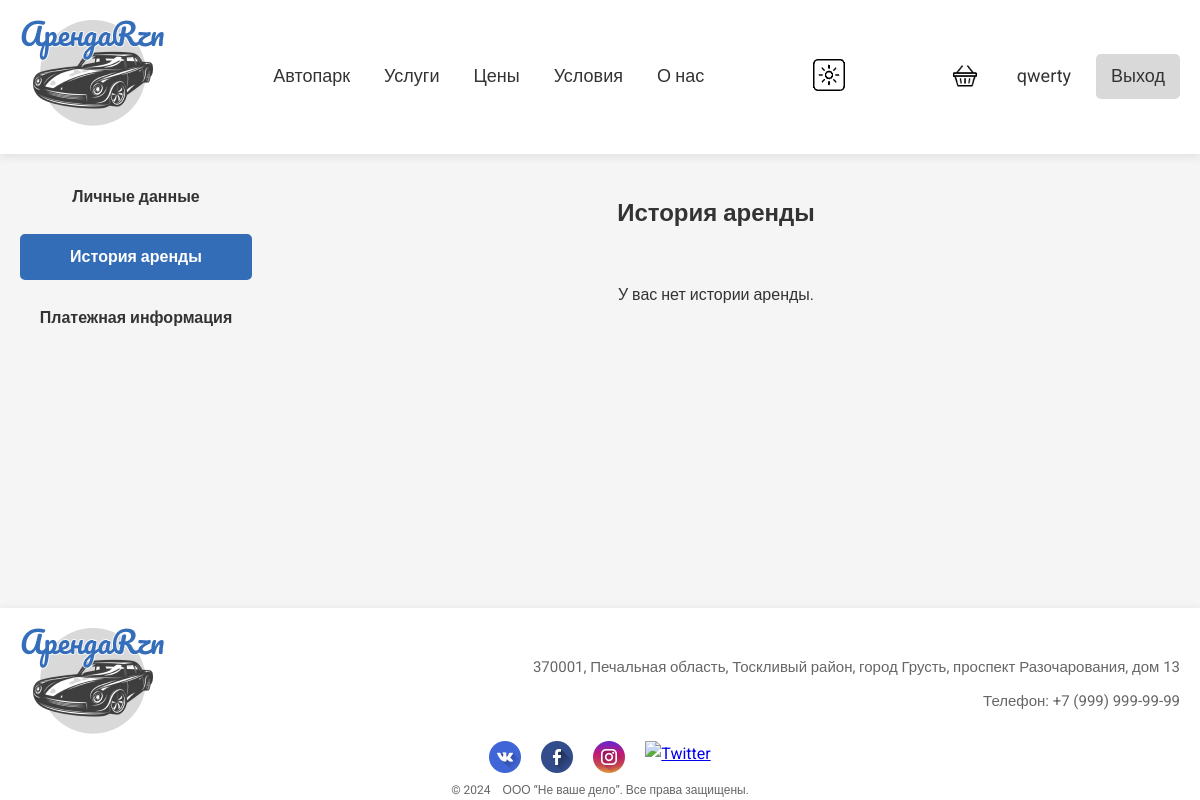
The app's page /users/rental_history (signed in), older data.
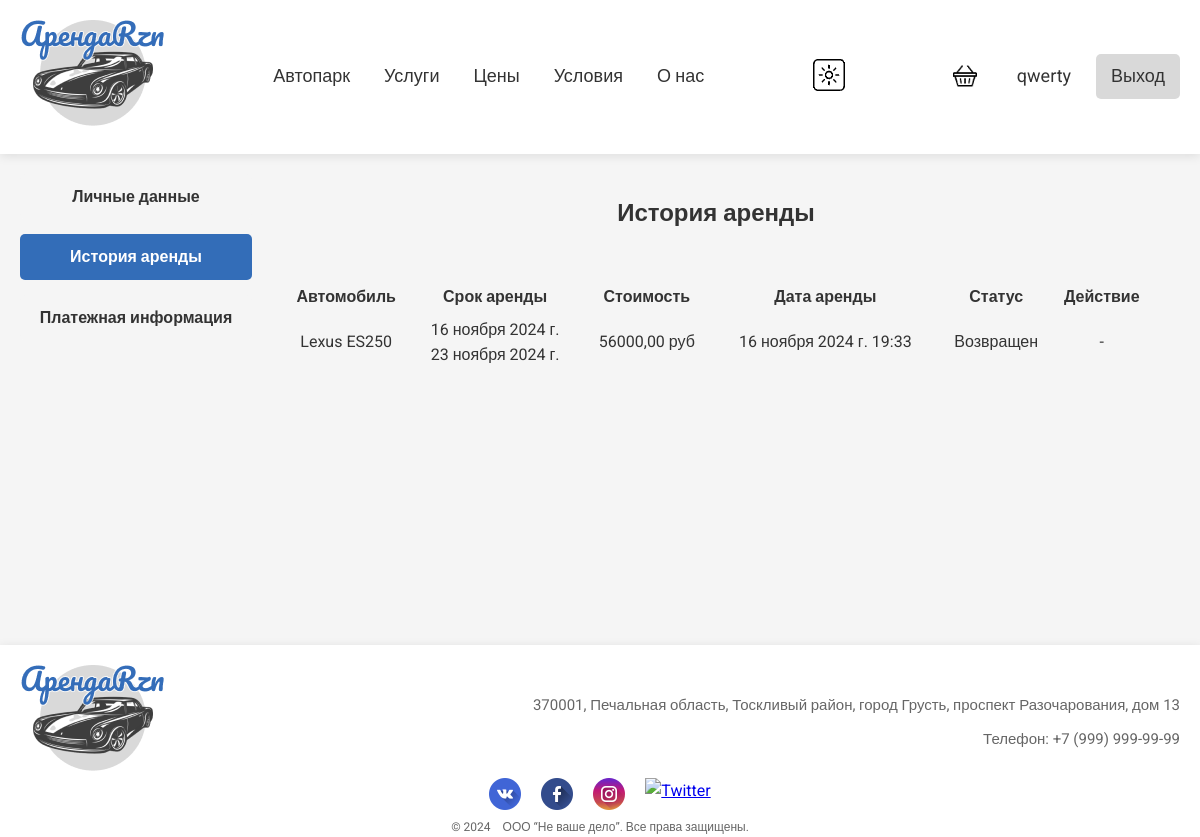
The same page, newer data.
### users/models.py (models this page shows)
class User(AbstractUser):
    image = models.ImageField(upload_to='users_images', blank=True)
    phone_number = models.CharField(max_length=15, blank=True)
    documents = models.FileField(upload_to='documents', blank=True)

### cars/models.py (models this page shows, shortened)
class RentalHistory(models.Model):
    user = models.ForeignKey(User, on_delete=models.CASCADE)
    car = models.ForeignKey(Cars, on_delete=models.CASCADE)
    start_date = models.DateField()
    end_date = models.DateField()
    total_price = models.DecimalField(max_digits=10, decimal_places=2)
    rented_at = models.DateTimeField(auto_now_add=True)
    is_returned = models.BooleanField(default=False)
    class Meta():
        verbose_name = 'Истории аренды пользователей'
        verbose_name_plural = 'Истории аренды пользователей'

class Cars(models.Model):
    brand = models.ForeignKey(CarBrands, on_delete=models.PROTECT)
    model = models.CharField(max_length=64)
    year = models.IntegerField()
    image = models.ImageField(upload_to='car_img', blank=True)
    description = models.TextField(blank=True)
    price = models.DecimalField(max_digits=9, decimal_places=2)
    carClass = models.ForeignKey(CarClasses, on_delete=models.PROTECT)
    is_rented = models.BooleanField(default=False)
    color = models.CharField(max_length=64, null=True, blank=True)
    drive = models.CharField(max_length=64, null=True, blank=True)
    transmission = models.CharField(max_length=64, null=True, blank=True)
    power = models.IntegerField(null=True, blank=True)
    acceleration = models.DecimalField(max_digits=4, decimal_places=2, null=True, blank=True)
    engine_capacity = models.DecimalField(max_digits=4, decimal_places=1, null=True, blank=True)
    class Meta():
        verbose_name = 'Автомобили'
        verbose_name_plural = 'Автомобили'

class CarBrands(models.Model):
    name = models.CharField(max_length=64, unique=True)
    class Meta():
        verbose_name = 'Бренды'
        verbose_name_plural = 'Бренды'
    def __str__(self) -> str:
        return self.name

### users/views.py (the view)
# urls.py: path('rental_history', rental_history, name='rental_history'),
@login_required
def rental_history(request):
    rental = RentalHistory.objects.filter(user=request.user)
    context = {'history_items': rental,
               'title': 'История аренды',}
    return render(request, 'users/rental_history.html', context)

### users/templates/users/rental_history.html (shortened to what this page needs)
{% extends 'cars/base.html' %}
{% load static %}
{% block css %}
  <link rel="stylesheet" href='{% static "css/rental_history.css" %}' />
{% endblock %}
{% block context %}
<section class="history-section">
    <div class="profile-sidebar">
        <ul>
            <li><a href="{% url 'users:profile' %}">Личные данные</a></li>
            <li><a class="active" href="{% url 'users:rental_history' %}">История аренды</a></li>
            <li><a href="{% url 'users:payment' %}">Платежная информация</a></li>
        </ul>
    </div>
    <div class="history-items">
        <h1>История аренды</h1>
        {% if history_items %}
            <table class="history-table">
                <thead>
                    <tr>
                        <th>Автомобиль</th>
                        <th>Срок аренды</th>
                        <th>Стоимость</th>
                        <th>Дата аренды</th>
                        <th>Статус</th>
                        <th>Действие</th>
                    </tr>
                </thead>
                <tbody>
                    {% for item in history_items %}
                    <tr>
                        <td>{{ item.car.brand }} {{ item.car.model }}</td>
                        <td>{{ item.start_date }} <br> {{ item.end_date }}</td>
                        <td>{{ item.total_price }} руб</td>
                        <td>{{ item.rented_at }}</td>
                        <td>
                            {% if item.is_returned %}
                                Возвращен
                            {% else %}
                                Не возвращен
                            {% endif %}
                        </td>
                        <td>
                            {% if not item.is_returned %}
                                <a href="{% url 'users:return_car' item.id %}" class="return-btn">Возврат</a>
                            {% else %}
                                -
                            {% endif %}
                        </td>
                    </tr>
                    {% endfor %}
                </tbody>
            </table>
        {% else %}
            <p>У вас нет истории аренды.</p>
        {% endif %}
    </div>
</section>
{% endblock %}

### cars/templates/cars/base.html (shortened to what this page needs)
<!DOCTYPE html>
{% load static %}
<html lang="ru">
<head>
  <link rel="stylesheet" href='{% static "css/global.css" %}' />
  {% block css %} {% endblock %}
</head>
<body class="light-theme">
  <div class="wrapper">
    <header class="header light-theme">
      <div><a href="{% url 'index' %}"><img src='{% static "/img/logo.png" %}' alt="logo"></a></div>
      <nav class="nav-menu light-theme">
        <a href="{% url 'cars:index' %}">Автопарк</a>
        <a href="{% url 'cars:services' %}">Услуги</a>
        <a href="{% url 'cars:price' %}">Цены</a>
        <a href="{% url 'cars:conditions' %}">Условия</a>
        <a href="{% url 'about' %}">О нас</a>
      </nav>
      <button id="themeToggle">
        <img class="img" id="img" alt="Светлая тема" src='{% static "img/icons/dark.png" %}' />
      </button>
      <div class="auth light-theme">
        {% if user.is_authenticated %}
          <div class="cart">
            <a href="{% url 'cart' %}" class="cart-btn">
              <img class="cart-img" id="cart-img" src={% static "img/icons/cart-dark.png" %} alt="Корзина">
            </a>
          </div>
          <a href="{% url 'users:profile' %}" class="profile-btn" id="profile-btn">{{ user.username }}</a>
          <a href="{% url 'users:logout' %}" class="logout-btn" id="logout-btn">Выход</a>
        {% else %}
          <a href="{% url 'users:register' %}" class="register-btn" id="register-btn">Регистрация</a>
          <a href="{% url 'users:login' %}" class="login-btn" id="login-btn">Вход</a>
        {% endif %}
      </div>
    </header>
    <div class="main">
      {% block context %} {% endblock %}
    </div>
    <footer class="footer light-theme">
      <div class="place">
        <div><a href="{% url 'index' %}"><img src='{% static "/img/logo.png" %}' alt="logo"></a></div>
        <div>
          <p class="info">370001, Печальная область, Тоскливый район, город Грусть, проспект Разочарования, дом 13</p>
          <p class="info">Телефон: +7 (999) 999-99-99</p>
        </div>
      </div>
      <div class="social-icons">
        <a href="https://vk.com" target="_blank" class="social-icon vk">
          <img src={% static "img/icons/vkontakte.png" %} alt="VK">
        </a>
        <a href="https://facebook.com" target="_blank" class="social-icon facebook">
          <img src={% static "img/icons/facebook.png" %} alt="Facebook">
        </a>
        <a href="https://instagram.com" target="_blank" class="social-icon instagram">
          <img src={% static "img/icons/instagram.png" %} alt="Instagram">
        </a>
        <a href="https://twitter.com" target="_blank" class="social-icon twitter">
          <img src={% static "img/icons/twitter.png" %} alt="Twitter">
        </a>
      </div>
      <p class="copy">&copy; 2024 &ensp; ООО “Не ваше дело”. Все права защищены.</p>
    </footer>
  </div>
</body>
</html>

### static/css/global.css (style rules this page uses)
* { margin: 0; padding: 0; box-sizing: border-box; }
body.light-theme { background-color: #f5f5f5; color: #333; }
body, html { font-family: "Roboto", sans-serif; line-height: 1.6; height: 100%; }
.wrapper { min-height: 100%; display: flex; flex-direction: column; align-items: center; justify-content: space-between; text-align: center; position: relative; }
.header { display: flex; justify-content: space-between; align-items: center; width: 100%; max-width: 1280px; padding: 20px; box-shadow: 0 2px 10px rgba(0, 0, 0, 0.1); }
.header.light-theme { background-color: #ffffff; }
#themeToggle { background-color: transparent; border: 0; outline: none; cursor: pointer; }
.nav-menu a { margin: 0 15px; font-size: 18px; text-decoration: none; transition: color 0.3s; }
.nav-menu.light-theme > a { color: #333; }
.auth { display: flex; gap: 10px; }
.auth.light-theme > a { color: #333; }
.cart { display: flex; align-items: center; padding: 8px 15px; }
.cart a { padding: 0; }
.cart-btn { padding: 0; height: 26px; }
.cart-img { height: 24px; width: 24px; }
#register-btn, #profile-btn, #cart-btn { padding: 8px 15px; font-size: 18px; text-decoration: none; transition: color 0.3s; }
#login-btn, #logout-btn { padding: 8px 15px; background-color: #d9d9d9; color: #333; text-decoration: none; border-radius: 5px; font-size: 18px; }
.main { flex: 1 1 auto; min-height: 100%; display: flex; flex-direction: column; align-items: center; justify-content: space-between; text-align: center; position: relative; width: 100%; max-width: 1280px; }
.footer { flex: 0 0 auto; box-shadow: 0 2px 10px rgba(0, 0, 0, 0.1); color: #333; padding: 20px 20px 0; width: 100%; max-width: 1280px; text-align: center; margin-top: 200px }
.footer.light-theme { background-color: #ffffff; }
.footer.light-theme p { color: #666; }
.copy { font-size: 12px; }
.place { display: flex; align-items: center; justify-content: space-between; }
.info { font-size: 15px; margin: 10px 0; text-align: right; }
.social-icons { display: flex; justify-content: center; gap: 20px; }
.profile-sidebar { width: 20%; }
.profile-sidebar ul { list-style: none; padding: 0; }
.profile-sidebar ul li { margin-bottom: 15px; }
.profile-sidebar ul li a { text-decoration: none; color: #333; font-weight: bold; padding: 10px 15px; display: block; background-color: #f5f5f5; border-radius: 5px; transition: background-color 0.3s ease; }
.profile-sidebar ul li a:hover, .profile-sidebar ul li a.active { background-color: #336db8; color: #fff; }

### static/css/rental_history.css (style rules this page uses)
.history-section { display: flex; padding: 20px; width: 100%; height: 100%; }
.history-items { width: 80%; }
.history-table { text-align: center; width: 100%; }
td { padding: 5px; }
.history-items { padding: 20px 30px 50px; }
.history-items h1 { margin-bottom: 50px; }

Row changes from the older to the newer data that the page shows:
added RentalHistory: car.brand "Lexus", car.model "ES250", start_date "16 ноября 2024 г.", end_date "23 ноября 2024 г.", total_price "56000,00", rented_at "16 ноября 2024 г. 19:33", is_returned "Возвращен"
Text that changed along with them:
text no longer shown: "У вас нет истории аренды."
text now shown: "Автомобиль Срок аренды Стоимость Дата аренды Статус Действие"
